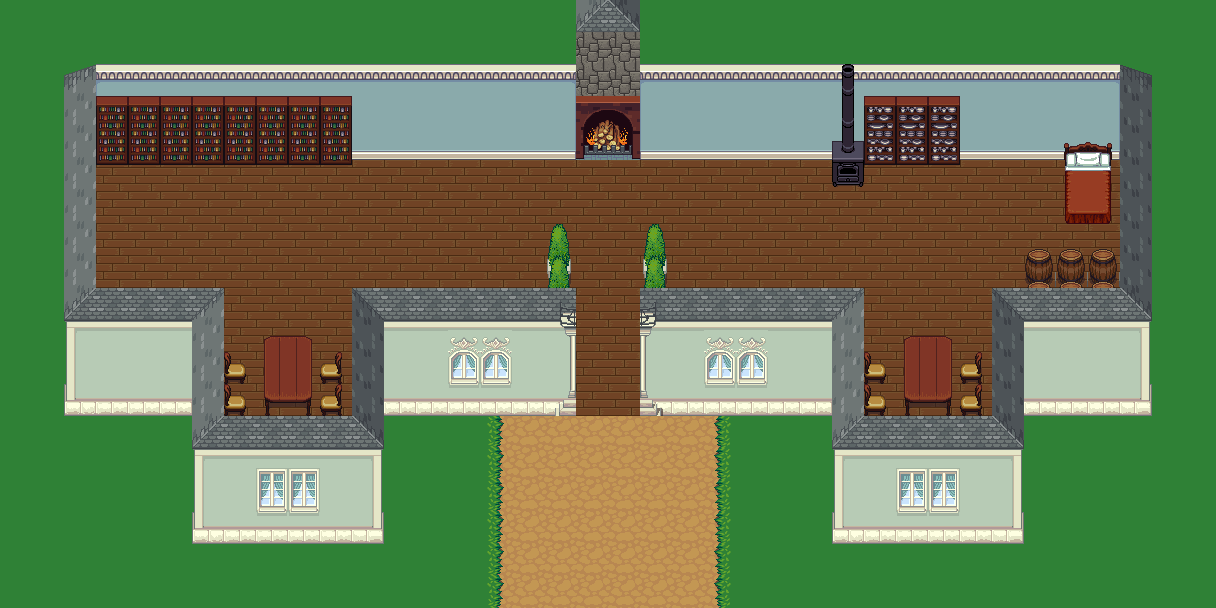

This game map was drawn from its Tiled (.tmx) file and the tilesets committed beside it. A one-line description and the trimmed map source follow:
An orthogonal 38x19 tile map with 32x32 px tiles, 3 tile layers (background, fringe, object), 1 hidden layer not drawn, 4 tilesets and 2 objects (2x event).

<map height="19" orientation="orthogonal" renderorder="right-down" tileheight="32" tilewidth="32" version="1.0" width="38">
 <properties>
  <property name="music" value="music/calmtown.ogg" />
  <property name="tileset" value="tilesetdefs/interior.txt" />
  <property name="title" value="Elder's House" />
 </properties>
 <tileset firstgid="1" name="tiled_collision" tileheight="32" tilewidth="32">
  <image height="32" source="tiled_collision.png" width="480" />
 </tileset>
 <tileset firstgid="16" name="interior_background" tileheight="32" tilewidth="32">
  <image height="832" source="interior_background.png" width="864" />
 </tileset>
 <tileset firstgid="718" name="intfurniture" tileheight="64" tilewidth="32">
  <image height="512" source="intfurniture.png" width="671" />
 </tileset>
 <tileset firstgid="878" name="interiorbuildings" tileheight="128" tilewidth="32">
  <image height="768" source="interiorbuildings.png" width="672" />
 </tileset>
 <layer height="19" name="background" width="38">
  <data>[722 cells, 722 non-empty, 7 distinct tile ids]</data>
 </layer>
 <layer height="19" name="fringe" width="38">
  <data>[722 cells, 14 non-empty, 4 distinct tile ids]</data>
 </layer>
 <layer height="19" name="object" width="38">
  <data>[722 cells, 134 non-empty, 29 distinct tile ids]</data>
 </layer>
 <layer height="19" name="collision" visible="0" width="38">
  <data>[722 cells, 142 non-empty, 2 distinct tile ids]</data>
 </layer>
 <objectgroup name="event" visible="0">
  <object height="32" name="Teleport to Laurelia" type="event" width="64" x="576" y="384">
   <properties>
    <property name="intermap" value="maps/laurelia.txt,69,59" />
   <property name="activate" value="on_trigger" /></properties>
  </object>
  <object height="32" name="Fireplace" type="event" width="64" x="576" y="128">
   <properties>
    <property name="hotspot" value="location" />
    <property name="intermap" value="maps/basement1.txt,13,30" />
    <property name="msg" value="A secret passage!" />
    <property name="requires_status" value="ghosttalis" />
    <property name="set_status" value="explorebasement" />
   <property name="activate" value="on_trigger" /></properties>
  </object>
 </objectgroup>
 <objectgroup name="npc" />
</map>
